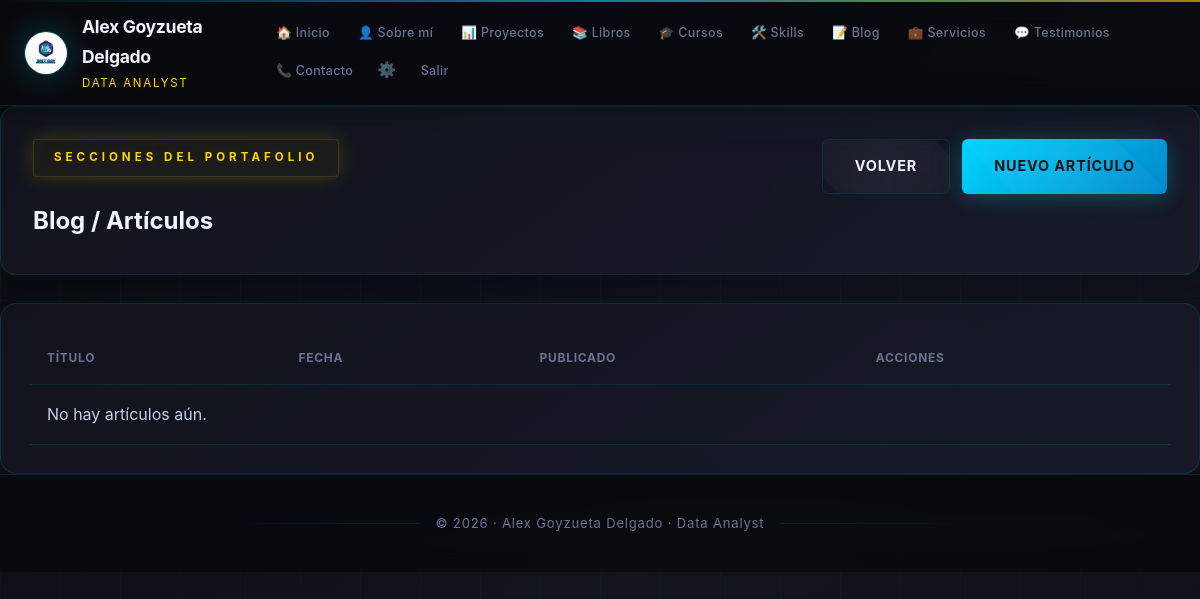
Before: /dashboard/secciones/blog/ (signed in) with the older database file.
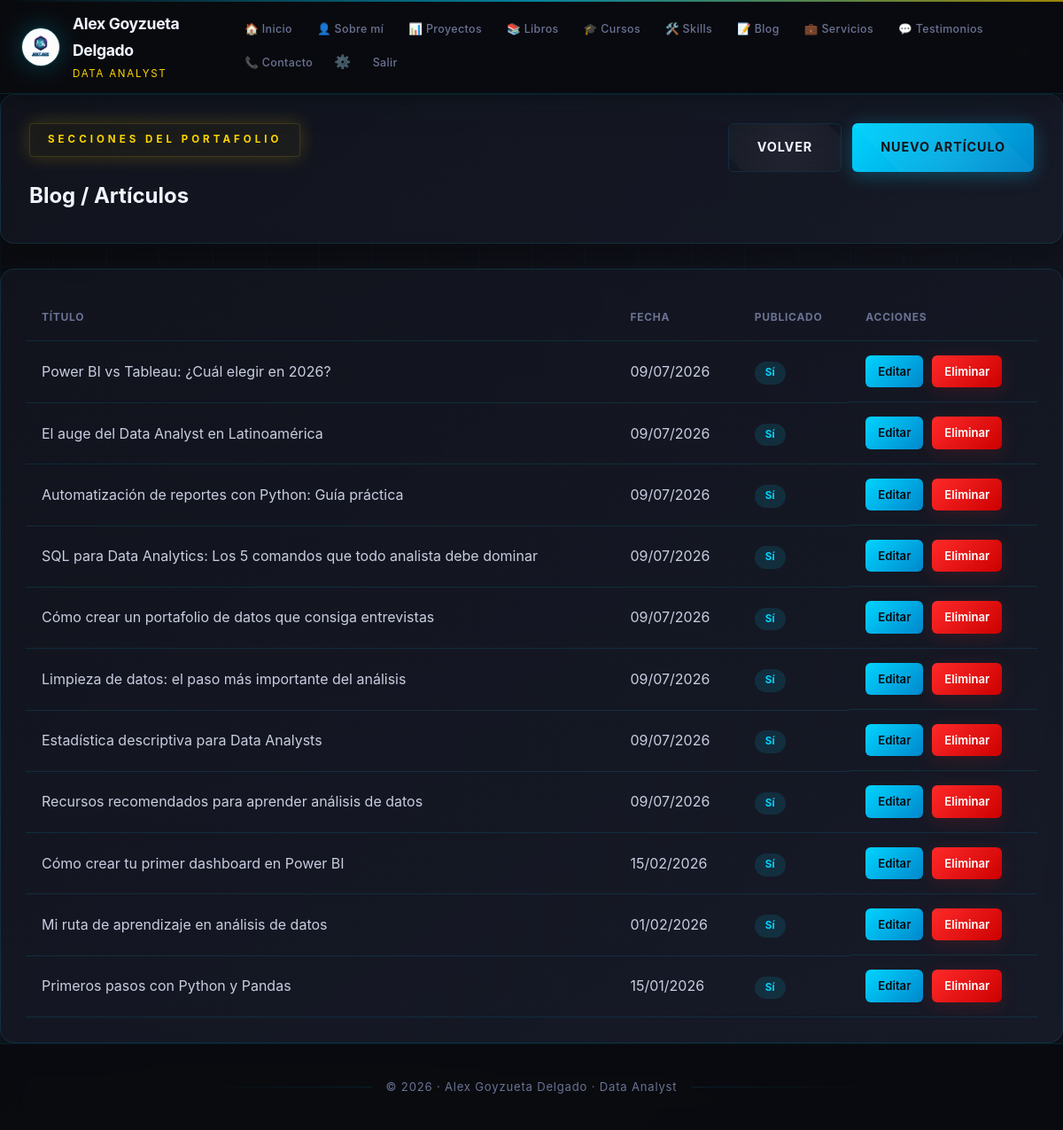
After: the same page with the newer database file.
### store/models.py (models this page shows, shortened)
class BlogArticle(models.Model):
    titulo = models.CharField(max_length=300)
    contenido = models.TextField(blank=True)
    resumen = models.TextField(blank=True, max_length=500)
    imagen_url = models.CharField(max_length=500, blank=True)
    url = models.URLField(blank=True)
    fecha = models.DateField(auto_now_add=True)
    publicado = models.BooleanField(default=True)
    class Meta:
        verbose_name = 'Artículo / Blog'
        verbose_name_plural = 'Artículos / Blog'
        ordering = ['-fecha']

### store/views.py (the view)
# urls.py: path('dashboard/secciones/blog/', blog_list, name='blog_list'),
@login_required(login_url='admin_access')
def blog_list(request):
    return _section_list(request, BlogArticle, 'store/blog_list.html', 'items')

### store/views.py (called while the page is built)
def _section_list(request, model, template, context_attr, form_class=None):
    items = model.objects.all()
    return render(request, template, {context_attr: items})

### templates/store/blog_list.html (shortened to what this page needs)
{% extends 'store/base.html' %}
{% block content %}
<section class="dashboard-header panel-card">
    <div>
        <span class="eyebrow">Secciones del portafolio</span>
        <h1>Blog / Artículos</h1>
    </div>
    <div class="header-actions">
        <a class="button button-secondary" href="{% url 'sections_dashboard' %}">Volver</a>
        <a class="button" href="{% url 'blog_create' %}">Nuevo artículo</a>
    </div>
</section>
<section class="table-card panel-card">
    <div class="table-section">
        <table>
            <thead>
                <tr>
                    <th>Título</th>
                    <th>Fecha</th>
                    <th>Publicado</th>
                    <th>Acciones</th>
                </tr>
            </thead>
            <tbody>
                {% for item in items %}
                <tr>
                    <td>{{ item.titulo }}</td>
                    <td>{{ item.fecha|date:'d/m/Y' }}</td>
                    <td><span class="badge {{ item.publicado|yesno:'badge-active,badge-muted' }}">{{ item.publicado|yesno:'Sí,No' }}</span></td>
                    <td class="actions-cell">
                        <a class="small-button" href="{% url 'blog_update' item.pk %}">Editar</a>
                        <a class="small-button button-danger" href="{% url 'blog_delete' item.pk %}">Eliminar</a>
                    </td>
                </tr>
                {% empty %}
                <tr><td colspan="4">No hay artículos aún.</td></tr>
                {% endfor %}
            </tbody>
        </table>
    </div>
</section>
{% endblock %}

Changed rows visible on the page:
added BlogArticle: titulo "Power BI vs Tableau: ¿Cuál elegir en 2026?", fecha "09/07/2026", publicado "Sí"
added BlogArticle: titulo "El auge del Data Analyst en Latinoamérica", fecha "09/07/2026", publicado "Sí"
added BlogArticle: titulo "Automatización de reportes con Python: Guía práctica", fecha "09/07/2026", publicado "Sí"
added BlogArticle: titulo "SQL para Data Analytics: Los 5 comandos que todo analista debe dominar", fecha "09/07/2026", publicado "Sí"
added BlogArticle: titulo "Cómo crear un portafolio de datos que consiga entrevistas", fecha "09/07/2026", publicado "Sí"
added BlogArticle: titulo "Limpieza de datos: el paso más importante del análisis", fecha "09/07/2026", publicado "Sí"
added BlogArticle: titulo "Estadística descriptiva para Data Analysts", fecha "09/07/2026", publicado "Sí"
added BlogArticle: titulo "Recursos recomendados para aprender análisis de datos", fecha "09/07/2026", publicado "Sí"
added BlogArticle: titulo "Cómo crear tu primer dashboard en Power BI", fecha "15/02/2026", publicado "Sí"
added BlogArticle: titulo "Mi ruta de aprendizaje en análisis de datos", fecha "01/02/2026", publicado "Sí"
added BlogArticle: titulo "Primeros pasos con Python y Pandas", fecha "15/01/2026", publicado "Sí"
Other visible differences:
text no longer shown: "No hay artículos aún."
